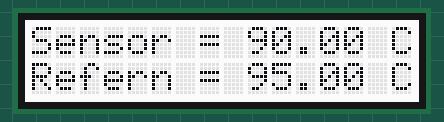
This sketch was run on a simulated Arduino Uno, built with avr-gcc and run on an emulated ATmega328P. Shown: 16×2 character LCD.

Above: at 0.1 s.
At 3.3 s:
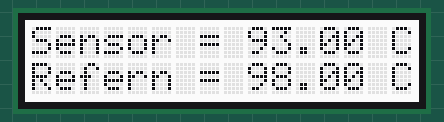
At 5.3 s:
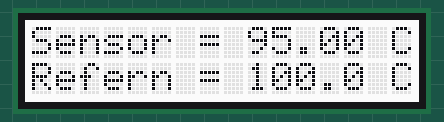
At 7.4 s:
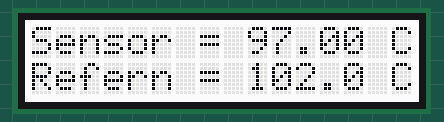
At 11.5 s:
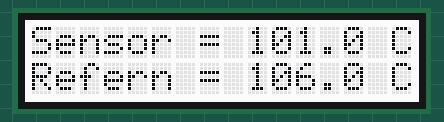
At 15.7 s:
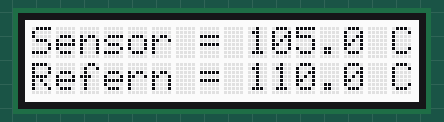

Measured:
- by itself, everything shown: repeats every 16.6 s, in 16 steps
- what the display in image 1 shows lasts 1.0 s, from 3.2 s to 4.2 s

The sketch:

MilestoneC.ino
```cpp
// LCD
#include "rgb_lcd.h"

rgb_lcd lcd;

const int pinTempSensor = 8;
float SimulatedMeasuredTemperature = 0.0;
float SimulatedReferenceTemperature = 0.0;

void setup()
{
    lcd.begin(16, 2);
    lcd.setPWM(REG_RED, 0);
    lcd.setPWM(REG_GREEN, 0);
    lcd.setPWM(REG_BLUE, 0);
}

void updateLCD(float measuredTemp, float referenceTemp) {
    lcd.setCursor(0, 0);
    lcd.print("Sensor = ");
    lcd.setCursor(9, 0);
    lcd.print(measuredTemp);
    lcd.setCursor(14, 0);
    lcd.print(" C");

    lcd.setCursor(0, 1);
    lcd.print("Refern = ");
    lcd.setCursor(9, 1);
    lcd.print(referenceTemp);
    lcd.setCursor(14, 1);
    lcd.print(" C");
}

void loop()
{
    for (int i = 90; i <= 105; i++) {
        SimulatedMeasuredTemperature = i;
        SimulatedReferenceTemperature = i+5;
        updateLCD(SimulatedMeasuredTemperature, SimulatedReferenceTemperature);
        delay(1000);
    }
}
```
